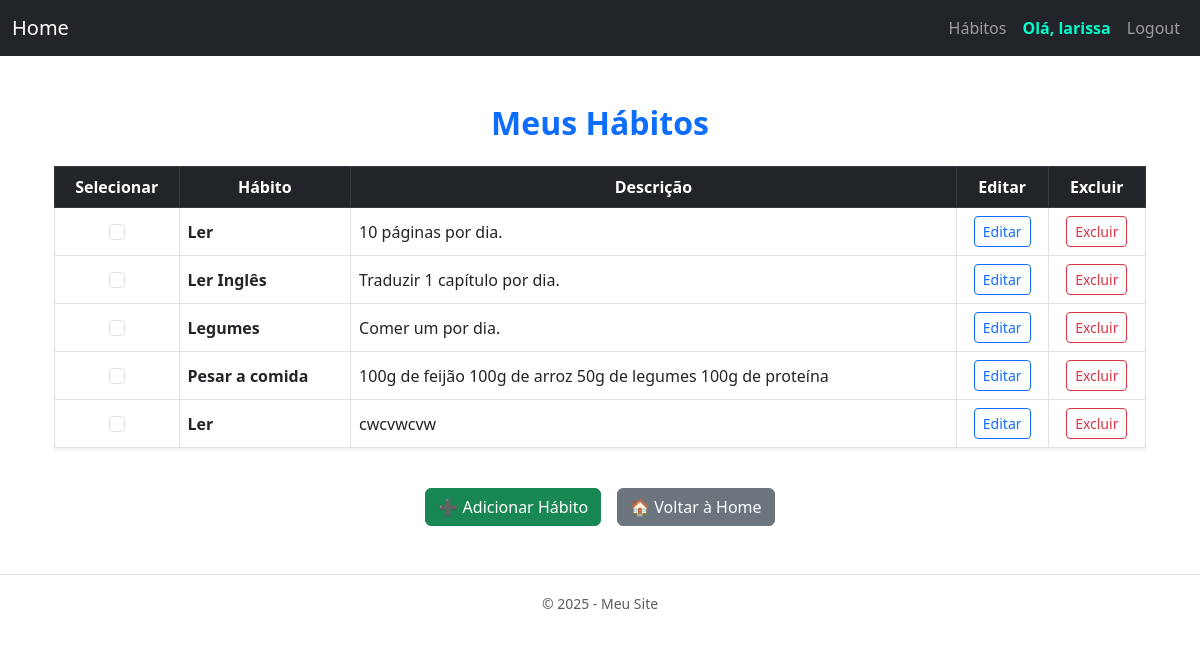
/habito/ (signed in), run on the app's committed database.
### habitos/models.py (models this page shows, shortened)
class Habito(models.Model):
    nome = models.CharField(max_length=100)
    descricao = models.TextField(blank=True)
    usuario = models.ForeignKey(User, on_delete=models.CASCADE)

### habitos/views.py (the view)
# urls.py: path('habito/', HabitoListView.as_view(), name='listar-habito'),
class HabitoListView(LoginRequiredMixin, ListView):
    model = Habito
    template_name = 'habitos/habitos.html' # caminho do template
    context_object_name = 'habitos' # nome usado no template para acessar a lista
    def get_queryset(self):
        return Habito.objects.filter(usuario=self.request.user)

### habitos/templates/habitos/habito_list.html (shortened to what this page needs)
{% extends "layout.html" %}
{% block content %}
<div class="container mt-5">
  <h2 class="mb-4 text-center text-primary fw-bold">Meus Hábitos</h2>
  <div class="table-responsive">
    <table class="table table-bordered table-hover align-middle shadow-sm">
      <thead class="table-dark text-center">
        <tr>
          <th>Selecionar</th>
          <th>Hábito</th>
          <th>Descrição</th>
          <th>Editar</th>
          <th>Excluir</th>
        </tr>
      </thead>
      <tbody>
        {% for habito in habitos %}
          <tr>
            <td class="text-center">
              <input type="checkbox" name="selected_habits" value="{{ habito.pk }}" class="form-check-input">
            </td>
            <td class="fw-bold">{{ habito.nome }}</td>
            <td>{{ habito.descricao }}</td>
            <td class="text-center">
              <a href="{% url 'editar-habito' habito.pk %}" class="btn btn-sm btn-outline-primary">Editar</a>
            </td>
            <td class="text-center">
              <a href="{% url 'confirmar_exclusao' habito.pk %}" class="btn btn-sm btn-outline-danger">Excluir</a>
            </td>
          </tr>
        {% empty %}
          <tr>
            <td colspan="5" class="text-center text-muted">Você ainda não tem hábitos cadastrados.</td>
          </tr>
        {% endfor %}
      </tbody>
    </table>
  </div>
  <div class="d-flex justify-content-center gap-3 mt-4">
    <a href="{% url 'criar-habito' %}" class="btn btn-success">➕ Adicionar Hábito</a>
    <a href="{% url 'index' %}" class="btn btn-secondary">🏠 Voltar à Home</a>
  </div>
</div>
{% endblock %}

### habitos/templates/layout.html (shortened to what this page needs)
<!DOCTYPE html>
<html lang="pt-br">
<head>
  <link href="https://cdn.jsdelivr.net/npm/bootstrap@5.3.0/dist/css/bootstrap.min.css" rel="stylesheet">
</head>
<body>
<nav class="navbar navbar-expand-lg navbar-dark bg-dark">
  <div class="container-fluid">
    <a class="navbar-brand" href="{% url 'index' %}">Home</a>
    <div class="collapse navbar-collapse" id="navbarNav">
      <ul class="navbar-nav ms-auto">
        {% if user.is_authenticated %}
          <li class="nav-item">
            <a class="nav-link" href="{% url 'listar-habito' %}">Hábitos</a>
          </li>
          <li class="nav-item">
            <span class="nav-link disabled" style="color:#00ffcc; font-weight: bold;">Olá, {{ user.username }}</span>
          </li>
          <li class="nav-item">
            <form method="post" action="{% url 'logout' %}">
              <button class="btn btn-link nav-link" type="submit" >Logout</button>
            </form>
          </li>
        {% endif %}
      </ul>
    </div>
  </div>
</nav>
  <div class="container mt-4">
    {% block content %}{% endblock %}
  </div>
  <footer class="text-center text-muted py-3 mt-5 border-top">
    <small>&copy; 2025 - Meu Site</small>
  </footer>
</body>
</html>

### data on the page
Habito: nome "Ler", descricao "10 páginas por dia."
Habito: nome "Ler Inglês", descricao "Traduzir 1 capítulo por dia."
Habito: nome "Legumes", descricao "Comer um por dia."
Habito: nome "Pesar a comida", descricao "100g de feijão 100g de arroz 50g de legumes 100g de proteína"
Habito: nome "Ler", descricao "cwcvwcvw"

### other printed values
{{ user.username }} "larissa"
